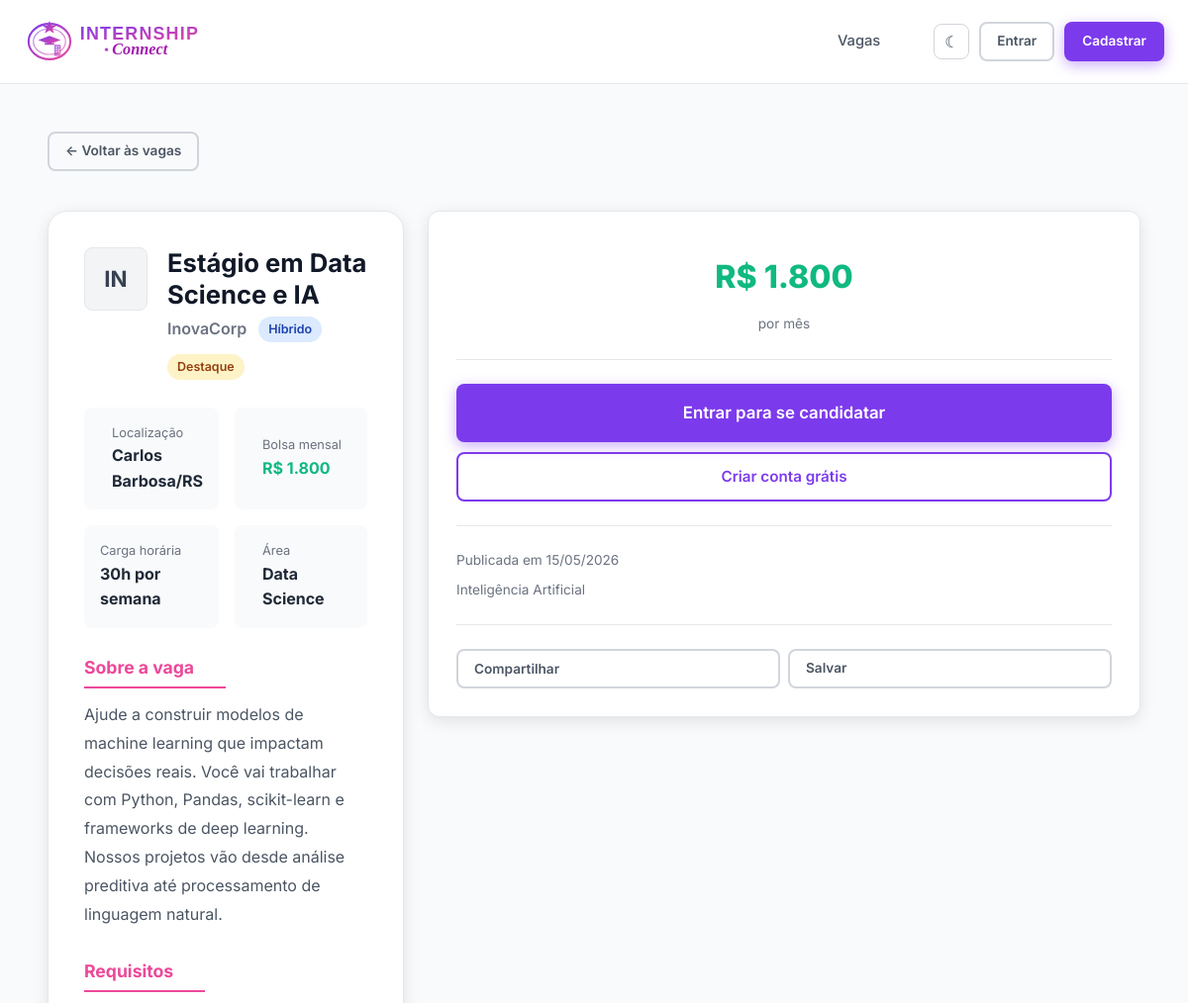
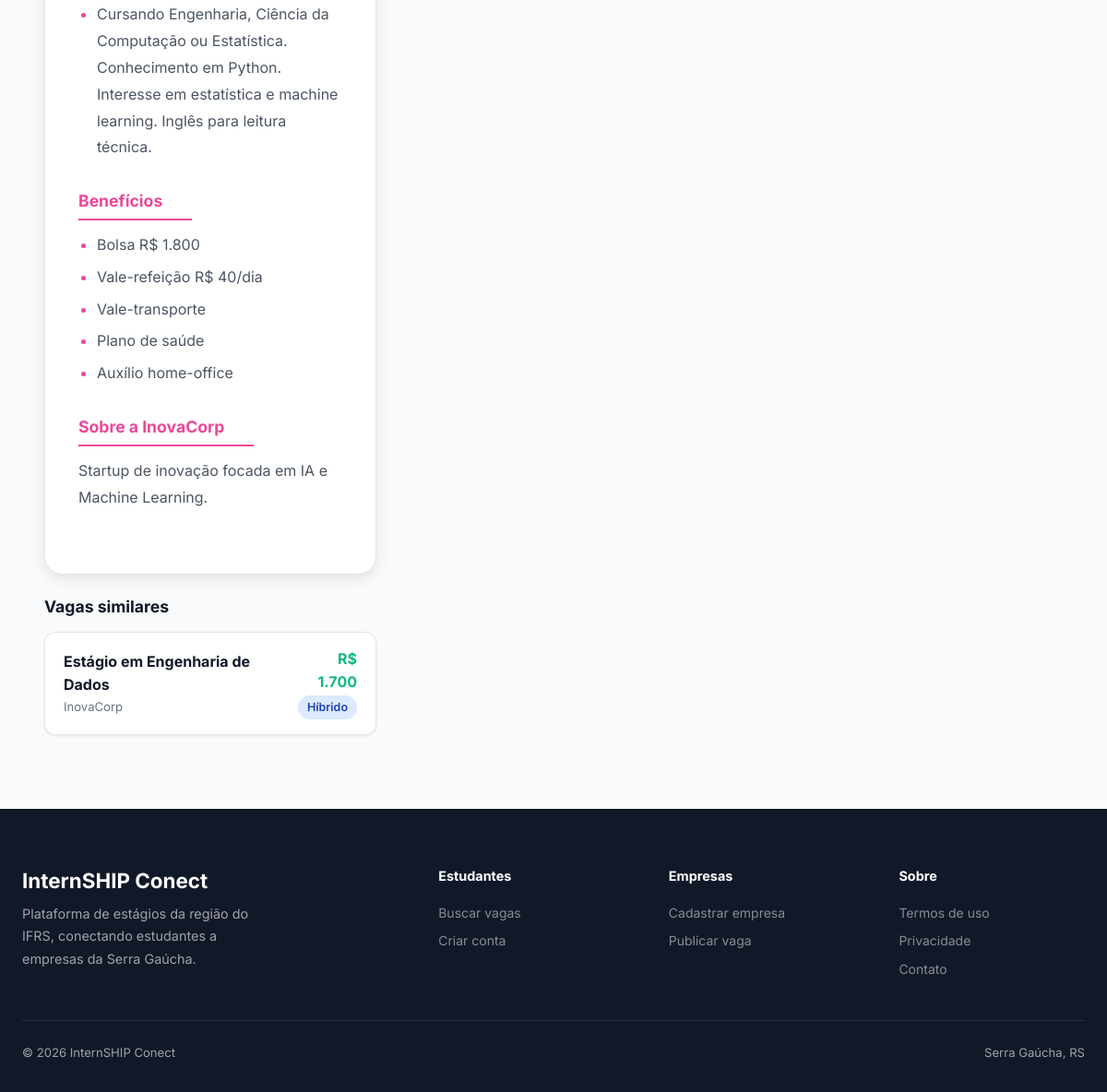
Page /vaga.php?id=3 on the committed database (2 pictures, top to bottom).
### tables this page shows
CREATE TABLE IF NOT EXISTS vagas (
    id INT AUTO_INCREMENT PRIMARY KEY,
    empresa_id INT NOT NULL,
    titulo VARCHAR(200) NOT NULL,
    descricao TEXT NOT NULL,
    requisitos TEXT,
    beneficios TEXT,
    area VARCHAR(100),
    cidade VARCHAR(100),
    estado CHAR(2),
    modalidade ENUM('presencial','remoto','hibrido') DEFAULT 'presencial',
    bolsa DECIMAL(10,2),
    carga_horaria INT,
    ativa TINYINT(1) DEFAULT 1,
    restrita TINYINT(1) DEFAULT 0,
    motivo_restricao VARCHAR(255) DEFAULT NULL,
    destaque TINYINT(1) DEFAULT 0,
    views INT DEFAULT 0,
    criado_em TIMESTAMP DEFAULT CURRENT_TIMESTAMP,
    FOREIGN KEY (empresa_id) REFERENCES empresas(id) ON DELETE CASCADE
);

CREATE TABLE IF NOT EXISTS empresas (
    id INT AUTO_INCREMENT PRIMARY KEY,
    usuario_id INT NOT NULL UNIQUE,
    nome_empresa VARCHAR(200) NOT NULL,
    cnpj VARCHAR(20),
    descricao TEXT,
    site VARCHAR(255),
    cidade VARCHAR(100),
    estado CHAR(2),
    setor VARCHAR(100),
    logo VARCHAR(255),
    FOREIGN KEY (usuario_id) REFERENCES usuarios(id) ON DELETE CASCADE
);

### includes/auth.php (called while the page is built, shortened)
<?php
function isLoggedIn() {
    return isset($_SESSION['usuario_id']);
}
function isAdmin() {
    return !empty($_SESSION['is_admin']);
}
function isCoordenacao() {
    return isset($_SESSION['tipo']) && $_SESSION['tipo'] === 'coordenacao';
}

### vaga.php (the view, shortened to what this page needs)
<?php
require_once __DIR__ . '/includes/auth.php';
$id = (int)($_GET['id'] ?? 0);
$db = getDB();
$stmt = $db->prepare("
    SELECT v.*, e.nome_empresa, e.logo, e.descricao AS empresa_desc, e.site, e.setor, e.cidade AS emp_cidade, e.estado AS emp_estado, u.email AS empresa_email
    FROM vagas v
    JOIN empresas e ON v.empresa_id = e.id
    JOIN usuarios u ON e.usuario_id = u.id
    WHERE v.id = ?
");
$stmt->execute([$id]);
$vaga = $stmt->fetch();
$ehCoordenacao = isCoordenacao() || isAdmin();
$ehDonoVaga = isEmpresa() && (int)$vaga['empresa_id'] === (int)($_SESSION['perfil_id'] ?? 0);
$jaVisualizou = $_SESSION['vagas_vistas'][$id] ?? false;
if (!$jaVisualizou && !$ehDonoVaga && !$ehCoordenacao) {
    $db->prepare("UPDATE vagas SET views = views + 1 WHERE id = ?")->execute([$id]);
    $vaga['views'] = ($vaga['views'] ?? 0) + 1;
}
$jaCandidatou = false;
$ehFavorita = false;
$similares = $db->prepare("
    SELECT v.id, v.titulo, v.bolsa, v.modalidade, e.nome_empresa
    FROM vagas v JOIN empresas e ON v.empresa_id = e.id
    WHERE v.ativa=1 AND v.restrita=0 AND v.id != ? AND v.area = ?
    LIMIT 3
");
$similares->execute([$id, $vaga['area']]);
$similares = $similares->fetchAll();
function modalidadeLabel($m) { return match($m) { 'remoto' => 'Remoto', 'hibrido' => 'Híbrido', default => 'Presencial' }; }
function modalidadeBadge($m) { return match($m) { 'remoto' => 'badge-green', 'hibrido' => 'badge-blue', default => 'badge-gray' }; }
include __DIR__ . '/includes/header.php';
?>
<div class="job-detail-hero">
  <div class="container">
    <div style="padding:16px 0 24px;">
      <a href="/teste/vagas.php" class="btn btn-ghost btn-sm">← Voltar às vagas</a>
    </div>
  </div>
</div>
<div style="background:var(--gray-50);padding:16px 24px 80px;">
  <div class="container">
    <div class="grid-2" style="align-items:start;">
      <div style="grid-column:1/2;">
        <div style="background:var(--surface);color:var(--text);border-radius:var(--radius-lg);padding:36px;border:1px solid var(--border);box-shadow:var(--shadow);">
          <div class="job-detail-header">
            <div class="company-logo-lg">
              <?php if ($vaga['logo']): ?>
                <img src="<?= htmlspecialchars($vaga['logo']) ?>" alt="">
              <?php else: ?>
                <?= mb_strtoupper(mb_substr($vaga['nome_empresa'], 0, 2)) ?>
              <?php endif; ?>
            </div>
            <div>
              <h1 style="font-size:1.6rem;margin-bottom:6px;"><?= htmlspecialchars($vaga['titulo']) ?></h1>
              <div style="display:flex;align-items:center;gap:12px;flex-wrap:wrap;">
                <span style="font-size:1rem;color:var(--gray-500);font-weight:600;"><?= htmlspecialchars($vaga['nome_empresa']) ?></span>
                <span class="badge <?= modalidadeBadge($vaga['modalidade']) ?>"><?= modalidadeLabel($vaga['modalidade']) ?></span>
                <?php if ($vaga['destaque']): ?>
                  <span class="badge badge-yellow">Destaque</span>
                <?php endif; ?>
              </div>
            </div>
          </div>
          <div class="job-meta-grid">
            <div class="job-meta-item">
              <div>
                <div class="job-meta-label">Localização</div>
                <div class="job-meta-value"><?= htmlspecialchars($vaga['cidade']) ?>/<?= $vaga['estado'] ?></div>
              </div>
            </div>
            <div class="job-meta-item">
              <div>
                <div class="job-meta-label">Bolsa mensal</div>
                <div class="job-meta-value" style="color:var(--accent);">R$ <?= number_format($vaga['bolsa'], 0, ',', '.') ?></div>
              </div>
            </div>
            <div class="job-meta-item">
              <div>
                <div class="job-meta-label">Carga horária</div>
                <div class="job-meta-value"><?= $vaga['carga_horaria'] ?>h por semana</div>
              </div>
            </div>
            <div class="job-meta-item">
              <div>
                <div class="job-meta-label">Área</div>
                <div class="job-meta-value"><?= htmlspecialchars($vaga['area']) ?></div>
              </div>
            </div>
          </div>
          <div class="job-section">
            <h3>Sobre a vaga</h3>
            <p><?= nl2br(htmlspecialchars($vaga['descricao'])) ?></p>
          </div>
          <?php if ($vaga['requisitos']): ?>
          <div class="job-section">
            <h3>Requisitos</h3>
            <ul>
              <?php foreach (explode("\n", $vaga['requisitos']) as $req): ?>
                <?php $req = trim($req); if ($req): ?>
                  <li><?= htmlspecialchars($req) ?></li>
                <?php endif; ?>
              <?php endforeach; ?>
            </ul>
          </div>
          <?php endif; ?>
          <?php if ($vaga['beneficios']): ?>
          <div class="job-section">
            <h3>Benefícios</h3>
            <ul>
              <?php foreach (explode(",", $vaga['beneficios']) as $ben): ?>
                <?php $ben = trim($ben); if ($ben): ?>
                  <li><?= htmlspecialchars($ben) ?></li>
                <?php endif; ?>
              <?php endforeach; ?>
            </ul>
          </div>
          <?php endif; ?>
          <?php if ($vaga['empresa_desc']): ?>
          <div class="job-section">
            <h3>Sobre a <?= htmlspecialchars($vaga['nome_empresa']) ?></h3>
            <p><?= nl2br(htmlspecialchars($vaga['empresa_desc'])) ?></p>
          </div>
          <?php endif; ?>
        </div>
        <?php if (!empty($similares)): ?>
        <div style="margin-top:24px;">
          <h3 style="margin-bottom:16px;font-size:1.1rem;">Vagas similares</h3>
          <div style="display:flex;flex-direction:column;gap:12px;">
            <?php foreach ($similares as $s): ?>
            <a href="/teste/vaga.php?id=<?= $s['id'] ?>" style="text-decoration:none;">
              <div class="card" style="padding:16px 20px;display:flex;justify-content:space-between;align-items:center;transition:all .2s;" onmouseover="this.style.borderColor='var(--primary)'" onmouseout="this.style.borderColor='var(--gray-200)'">
                <div>
                  <div style="font-weight:700;color:var(--gray-900);"><?= htmlspecialchars($s['titulo']) ?></div>
                  <div style="font-size:.82rem;color:var(--gray-500);"><?= htmlspecialchars($s['nome_empresa']) ?></div>
                </div>
                <div style="text-align:right;">
                  <div style="font-weight:700;color:var(--accent);">R$ <?= number_format($s['bolsa'], 0, ',', '.') ?></div>
                  <span class="badge <?= modalidadeBadge($s['modalidade']) ?>"><?= modalidadeLabel($s['modalidade']) ?></span>
                </div>
              </div>
            </a>
            <?php endforeach; ?>
          </div>
        </div>
        <?php endif; ?>
      </div>
      <div>
        <div class="apply-card">
          <div style="text-align:center;margin-bottom:16px;">
            <div class="bolsa-display">R$ <?= number_format($vaga['bolsa'], 0, ',', '.') ?></div>
            <div style="color:var(--gray-500);font-size:.85rem;">por mês</div>
          </div>
          <div class="divider"></div>
          <?php if ($ehCoordenacao): ?>
            <div style="text-align:center;margin-bottom:14px;font-weight:700;color:var(--primary);">Painel da Coordenação</div>
            <?php if (!empty($vaga['restrita'])): ?>
              <div class="alert alert-error" style="margin-bottom:12px;">
                Vaga <strong>restrita</strong>.
                <?php if (!empty($vaga['motivo_restricao'])): ?><br>Motivo: <?= htmlspecialchars($vaga['motivo_restricao']) ?><?php endif; ?>
              </div>
              <form method="POST" onsubmit="return confirm('Liberar esta vaga? Ela voltará a aparecer nas buscas.');">
                <input type="hidden" name="moderar_vaga" value="1">
                <input type="hidden" name="acao_mod" value="liberar">
                <button type="submit" class="btn btn-primary btn-block btn-lg">Liberar vaga</button>
              </form>
            <?php else: ?>
              <form method="POST" onsubmit="return confirm('Restringir esta vaga? Ela deixará de aparecer nas buscas públicas.');">
                <input type="hidden" name="moderar_vaga" value="1">
                <input type="hidden" name="acao_mod" value="restringir">
                <div class="form-group">
                  <label class="form-label">Motivo da restrição</label>
                  <textarea name="motivo" class="form-control" rows="3" placeholder="Ex.: conteúdo fora das políticas, vaga falsa, dados inadequados..." required></textarea>
                </div>
                <button type="submit" class="btn btn-block btn-lg" style="background:var(--danger);color:#fff;">Restringir vaga</button>
              </form>
            <?php endif; ?>
            <a href="mailto:<?= htmlspecialchars($vaga['empresa_email']) ?>?subject=<?= rawurlencode('[InternSHIP Coordenação] Vaga: ' . $vaga['titulo']) ?>"
               class="btn btn-ghost btn-block" style="margin-top:10px;display:inline-flex;align-items:center;justify-content:center;gap:8px;">
              <svg width="18" height="18" viewBox="0 0 24 24" fill="none" stroke="currentColor" stroke-width="2" stroke-linecap="round" stroke-linejoin="round"><path d="M21 15a2 2 0 0 1-2 2H7l-4 4V5a2 2 0 0 1 2-2h14a2 2 0 0 1 2 2z"/></svg>
              Falar com a empresa
            </a>
          <?php elseif (isLoggedIn() && isEmpresa()): ?>
            <div class="alert alert-info">
              Empresas não podem se candidatar a vagas.
            </div>
          <?php else: ?>
            <a href="/teste/login.php" class="btn btn-primary btn-block btn-lg" style="margin-bottom:10px;">
              Entrar para se candidatar
            </a>
            <a href="/teste/register.php" class="btn btn-secondary btn-block">
              Criar conta grátis
            </a>
          <?php endif; ?>
          <div class="divider"></div>
          <div style="display:flex;flex-direction:column;gap:8px;font-size:.85rem;color:var(--gray-500);">
            <div style="display:flex;align-items:center;gap:8px;">Publicada em <?= date('d/m/Y', strtotime($vaga['criado_em'])) ?></div>
            <div style="display:flex;align-items:center;gap:8px;"><?= htmlspecialchars($vaga['setor']) ?></div>
          </div>
          <div class="divider"></div>
          <div style="display:flex;gap:8px;">
            <button class="btn btn-ghost btn-sm" style="flex:1;" onclick="navigator.share ? navigator.share({title:'<?= htmlspecialchars($vaga['titulo']) ?>',url:window.location.href}) : showToast('Link copiado!','success') || navigator.clipboard.writeText(window.location.href)">
              Compartilhar
            </button>
            <?php if (isLoggedIn() && isAluno()): ?>
              <form method="POST" style="flex:1;margin:0;">
                <button type="submit" name="toggle_favorito" value="1" class="btn btn-ghost btn-sm" style="width:100%;<?= $ehFavorita ? 'color:var(--primary);border-color:var(--primary);' : '' ?>">
                  <?= $ehFavorita ? 'Salva ★' : 'Salvar' ?>
                </button>
              </form>
            <?php elseif (!isLoggedIn()): ?>
              <a href="/teste/login.php" class="btn btn-ghost btn-sm" style="flex:1;text-align:center;">Salvar</a>
            <?php endif; ?>
          </div>
        </div>
      </div>
    </div>
  </div>
</div>
<?php include __DIR__ . '/includes/footer.php'; ?>

### rows in the picture
vagas: empresa.nome_empresa "IN", titulo "Estágio em Data Science e IA", empresa.nome_empresa "InovaCorp", modalidade "Híbrido", cidade "Carlos Barbosa", estado "RS", bolsa "1.800", carga_horaria "30", area "Data Science", descricao "Ajude a construir modelos de machine learning que impactam decisões reais. Você vai trabalhar com Python, Pandas, scikit-learn e frameworks de deep learning. Nossos projetos vão desde análise preditiva até processamento de linguagem natural.", requisitos "Cursando Engenharia, Ciência da Computação ou Estatística. Conhecimento em Python. Interesse em estatística e machine learning. Inglês para leitura técnica.", beneficios "Bolsa R$ 1.800", beneficios "Vale-refeição R$ 40/dia", beneficios "Vale-transporte", beneficios "Plano de saúde", beneficios "Auxílio home-office", empresa.descricao "Startup de inovação focada em IA e Machine Learning.", criado_em "15/05/2026", empresa.setor "Inteligência Artificial"
vagas: titulo "Estágio em Engenharia de Dados", empresa.nome_empresa "InovaCorp", bolsa "1.700", modalidade "Híbrido"
